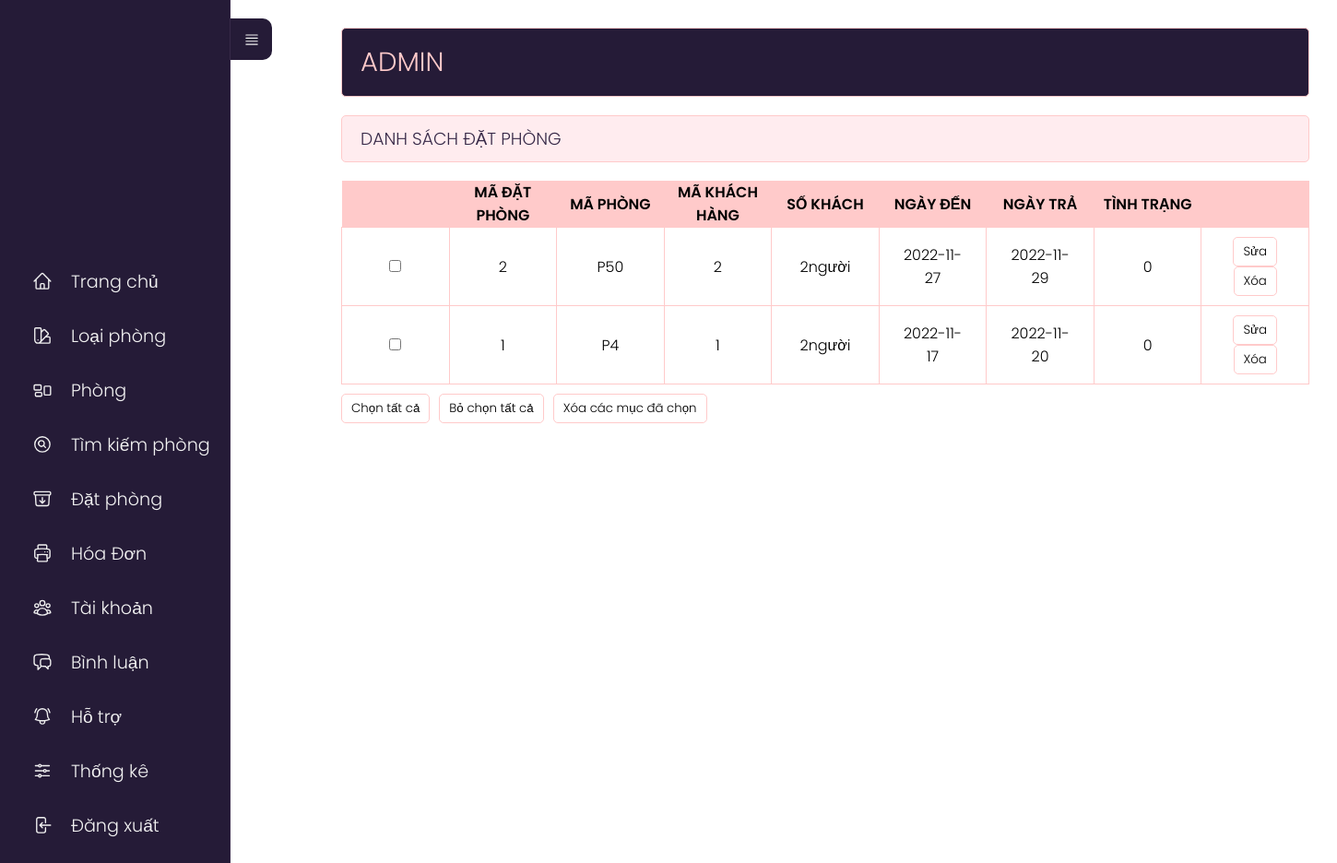
Before: /admin/index.php?act=searchp with the older database file.
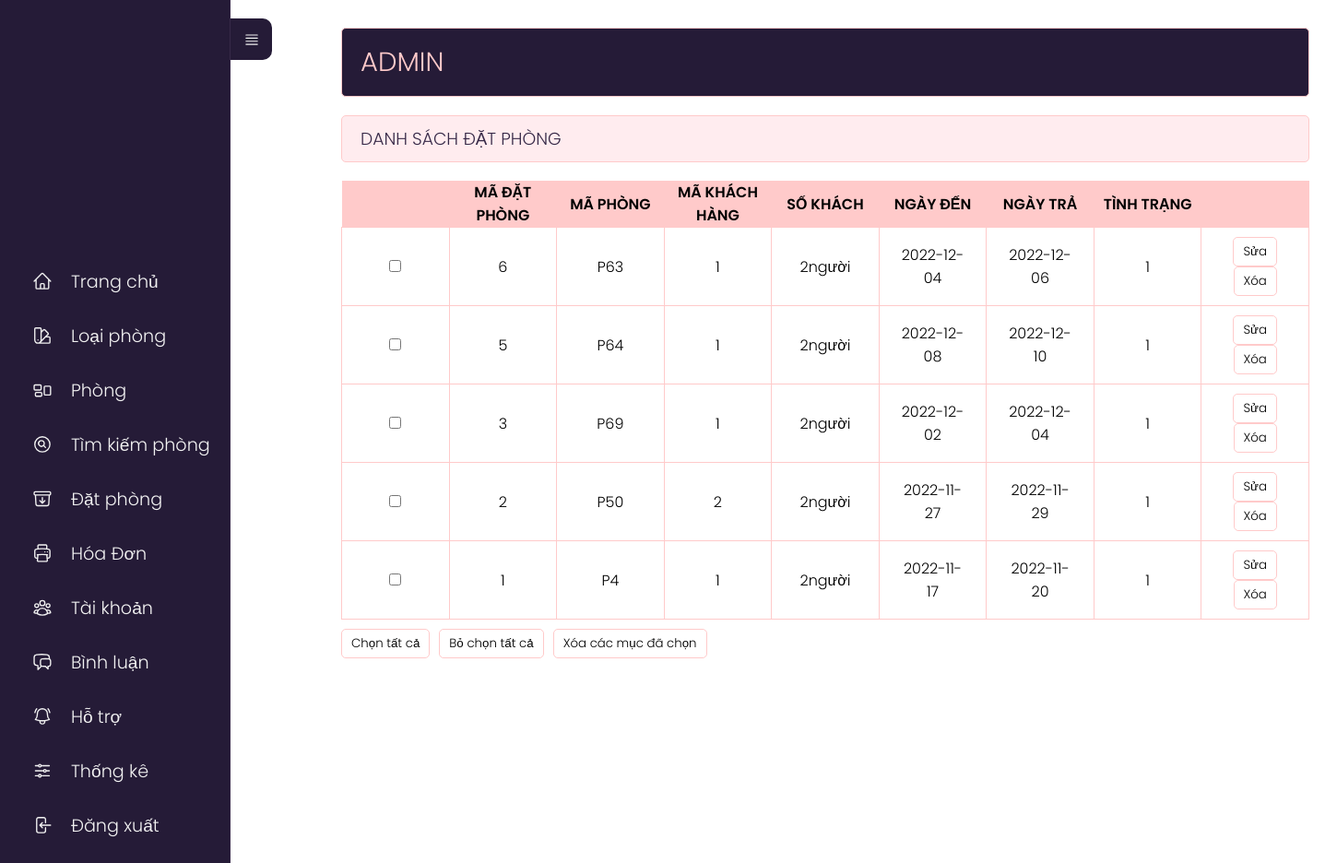
After: the same page with the newer database file.
### tables this page shows
CREATE TABLE `datphong` (
  `id_order` int(11) NOT NULL,
  `id_phong` int(11) NOT NULL,
  `id_user` int(11) NOT NULL,
  `sokhach` int(2) NOT NULL,
  `ngayden` date NOT NULL,
  `ngaytra` date NOT NULL,
  `tinhtrang` tinyint(2) NOT NULL DEFAULT 0
);

### model/pdo.php (called while the page is built, shortened)
<?php
function pdo_get_connection(){
    $dburl = "mysql:host=localhost;dbname=khachsan;charset=utf8";
    $user = 'root';
    $password = '';
    $conn = new PDO($dburl, $user, $password);
    $conn->setAttribute(PDO::ATTR_ERRMODE, PDO::ERRMODE_EXCEPTION);
    return $conn;
}
function pdo_query($sql){
    $sql_args = array_slice(func_get_args(), 1);
    try{
        $conn = pdo_get_connection();
        $stmt = $conn->prepare($sql);
        $stmt->execute($sql_args);
        $rows = $stmt->fetchAll();
        return $rows;
    }
    catch(PDOException $e){
        throw $e;
    }
    finally{
        unset($conn);
    }
}

### model/datphong.php (called while the page is built, shortened)
<?php
    function loadall_datphong(){
        $sql="SELECT * FROM datphong order by id_order desc";
        $listdp=pdo_query($sql);
        return $listdp;
    }
    function update_tinhtrang(){
        $sql="SELECT * FROM datphong";
        $listdp=pdo_query($sql);
    }
?>

### admin/datphong/list.php (the view, shortened to what this page needs)
<div class="row">
    <div class="row mb headeradmin" style="width:1050px;">
        <h1 style="padding: 15px 0;">ADMIN </h1>
    </div>
    <div class="row formtittle" style="width:1050px;">
        <h3>DANH SÁCH ĐẶT PHÒNG</h3>
    </div>
    <div class="row formcontent">
        <form action="index.php?act=listdp" method="post">
            <div class="row mb10 formdshanghoa" style="width:1050px;">
                <table>
                    <tr>
                        <th></th>
                        <th>MÃ ĐẶT PHÒNG</th>
                        <th>MÃ PHÒNG</th>
                        <th>MÃ KHÁCH HÀNG</th>
                        <th>SỐ KHÁCH</th>
                        <th>NGÀY ĐẾN</th>
                        <th>NGÀY TRẢ</th>
                        <th>TÌNH TRẠNG</th>
                        <th></th>
                    </tr>
                    <?php
                    foreach ($listdp as $datphong) {
                        extract($datphong);
                        $suadp = "index.php?act=suadp&id=" . $id_order;
                        $xoadp = "index.php?act=xoadp&id=" . $id_order;
                        echo '<tr>
                                        <td><input type="checkbox" name="name"></td>
                                        <td>' . $id_order . '</td>
                                        <td>P' . $id_phong . '</td>
                                        <td>' . $id_user . '</td>
                                        <td>' . $sokhach . 'người</td>
                                        <td>' . $ngayden . '</td>
                                        <td>' . $ngaytra . '</td>
                                        <td>' . $tinhtrang . '</td>
                                        <td><a href="' . $suadp . '"><input type="button" value="Sửa"></a>  <a onclick="return DELETE()" href="' . $xoadp . '"><input type="button" value="Xóa"></a></td>
                                    </tr>';
                    }
                    ?>
                </table>
            </div>
            <div class="row mb10" style="display:flex;">
                <input type="button" id="btn1" value="Chọn tất cả">
                <input type="button" id="btn2" value="Bỏ chọn tất cả" style="margin-left:10px;">
                <input type="button" value="Xóa các mục đã chọn" style="margin-left:10px;">
            </div>
        </form>
    </div>
</div>
</div>

### admin/header.php (shortened to what this page needs)
<!DOCTYPE html>
<html lang="en">
<head>
  <link rel="stylesheet" href="../view_demo/css/styleadmin.css">
</head>
<body>
  <div class="content_menu">
    <nav>
      <div class="toggle_menu"><svg xmlns="http://www.w3.org/2000/svg" fill="none" viewBox="0 0 24 24" stroke-width="1.5" stroke="currentColor" class="w-6 h-6" style="width:40%;">
          <path stroke-linecap="round" stroke-linejoin="round" d="M3.75 5.25h16.5m-16.5 4.5h16.5m-16.5 4.5h16.5m-16.5 4.5h16.5" />
        </svg>
      </div>
      <ul>
        <li><a href="index.php">
            Trang chủ</a></li>
        <li><a href="index.php?act=addlp">
            Loại phòng</a></li>
        <li><a href="index.php?act=addp">
            Phòng</a></li>
        <li><a href="index.php?act=searchp">
            Tìm kiếm phòng</a></li>
        <li><a href="index.php?act=listdp">
            Đặt phòng</a></li>
        <li><a href="index.php?act=listhd">
            Hóa Đơn</a></li>
        <li><a href="index.php?act=dskh">
            Tài khoản</a></li>
        <li><a href="index.php?act=listbl">
            Bình luận</a></li>
        <li><a href="index.php?act=dsht">
            Hỗ trợ</a></li>
        <li><a href="index.php?act=thongke">
            Thống kê</a></li>
        <li><a href="index.php?act=thoat">
            Đăng xuất</a></li>
      </ul>
    </nav>
  </div>
  <section class="content_admin">
    <div class="boxcenter">

### admin/index.php (shortened to what this page needs)
<?php
    include "../model/pdo.php";
    include "../model/datphong.php";
    include "header.php";
    if (isset($_GET['act'])) {
        $act = $_GET['act'];
        switch ($act) {
            case 'searchp':
            case 'listdp':
                $listdp = loadall_datphong();
                update_tinhtrang();
                include "datphong/list.php";
                break;
        }
    }
    include "footer.php";

### admin/footer.php
</section>
</body>
</html>

### view_demo/css/styleadmin.css (style rules this page uses)
* { padding: 0; margin: 0; box-sizing: border-box; font-family: 'Poppins', sans-serif; font-weight: 300; }
body { position: relative; width: 100%; min-height: 150vh; }
.boxcenter { position: absolute; top: 0; left: 250px; width: calc(100% -250px); height: 100vh; display: flex; padding: 20px; }
.row { float: left; width: 70%; }
.mb { margin-bottom: 20px; }
.mb10 { margin-bottom: 10px; }
.formtk input[type="submit"], .formcontent input[type="submit"], .formcontent input[type="reset"], .formcontent input[type="button"] { border-radius: 5px; padding: 5px 10px; background-color: #ffffff; border: 1px solid #FFCACA; }
.headeradmin { background-color: #251B37; border: 1px solid #FFCACA; color: #FFCACA; border-radius: 5px; padding: 0px 20px; width: 70%; }
.headeradmin h1 { font-size: 2vw; }
.formtittle { background-color: #FFECEF; border: 1px solid #FFCACA; color: #372948; border-radius: 5px; padding: 10px 20px; }
.formcontent { padding: 20px 0; }
table tr th { font-weight: 600; }
.formdshanghoa table { width: 100%; border-collapse: collapse; }
.formdshanghoa table th:nth-child(1) { width: 10%; padding: 20px; background-color: #FFCACA; }
.formdshanghoa table th:nth-child(2) { width: 10%; background-color: #FFCACA; }
.formdshanghoa table th:nth-child(3) { width: 10%; background-color: #FFCACA; }
.formdshanghoa table th:nth-child(4) { width: 10%; background-color: #FFCACA; }
.formdshanghoa table th:nth-child(5) { width: 10%; background-color: #FFCACA; }
.formdshanghoa table th:nth-child(6) { width: 10%; background-color: #FFCACA; }
.formdshanghoa table th:nth-child(7) { width: 30%; background-color: #FFCACA; }
.formdshanghoa table th:nth-child(8) { width: 10%; background-color: #FFCACA; }
.formdshanghoa table td { border: 1px solid #FFCACA; padding: 10px 20px; text-align: center; }
.formdshanghoa table th:nth-child(7) { width: 10%; background-color: #FFCACA; }
.formdshanghoa table th:nth-child(9) { width: 10%; background-color: #FFCACA; }
.content_menu nav { position: fixed; width: 250px; height: 100%; background-color: #251B37; display: flex; align-items: center; border-right: 1px solid #372948; z-index: 1000; }
.content_menu nav ul { width: 100%; list-style: none; overflow: hidden; }
.content_menu nav ul li a { width: 100%; color: #f2f2f2; font-size: 1.2em; text-decoration: none; display: inline-flex; align-items: center; padding: 15px; transition: linear 0.5s; }
.content_menu nav ul li a svg { margin: 0 20px; color: #f2f2f2; font-size: 1.2em; transition: linear 0.2s; }
.content_admin { position: absolute; top: 0; left: 100px; width: calc(100% -250px); height: 100vh; display: flex; top:10px; padding: 20px; transition: ease-in-out 0.5s; }
nav .toggle_menu { position: absolute; top: 20px; right: -46px; width: 45px; height: 45px; display: flex; justify-content: center; align-items: center; background-color: #251B37; border-radius: 0 10px 10px 0; cursor: pointer; transition: linear 0.2s; }
nav .toggle_menu svg { color: #f2f2f2; font-size: 1.5em; transition: linear 0.2s; }

Changed rows visible on the page:
added datphong: id_order "6", id_phong "63", id_user "1", sokhach "2", ngayden "2022-12-04", ngaytra "2022-12-06", tinhtrang "1"
added datphong: id_order "5", id_phong "64", id_user "1", sokhach "2", ngayden "2022-12-08", ngaytra "2022-12-10", tinhtrang "1"
added datphong: id_order "3", id_phong "69", id_user "1", sokhach "2", ngayden "2022-12-02", ngaytra "2022-12-04", tinhtrang "1"
changed datphong id 2: tinhtrang "0" → "1"
changed datphong id 1: tinhtrang "0" → "1"
